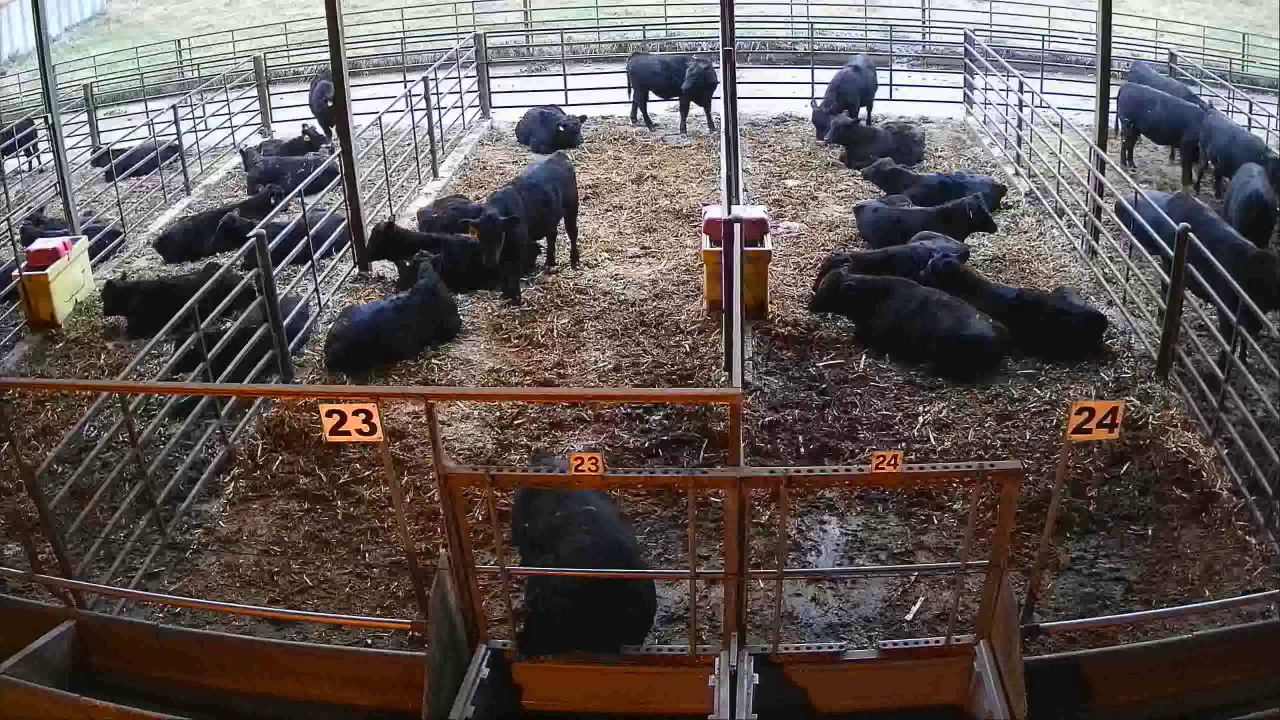
#> input picture 56486024-mask-out-ROI/1.jpg, 2560 x 1440 px (shown at 1/2 size)
$ python mask_out_ROI.py
#> lines starting #> are read from the running program, lines starting #| are printed output that depends on the picture
import cv2
import numpy as np

original_frame = cv2.imread("1.jpg")
#> original_frame is the input picture: shape (1440, 2560, 3); mean B, G, R 83.4, 85.8, 95.1
frame = original_frame.copy()

# pts - location of the 4 corners of the roi
pts = np.array([[6, 1425],[953, 20],[1934, 40], [2541,1340]])
(x,y,w,h) = cv2.boundingRect(pts)

pts = pts - pts.min(axis=0)
mask = np.zeros(original_frame.shape, np.uint8)
cv2.drawContours(mask, [pts], -1, (255, 255, 255), -1, cv2.LINE_AA)
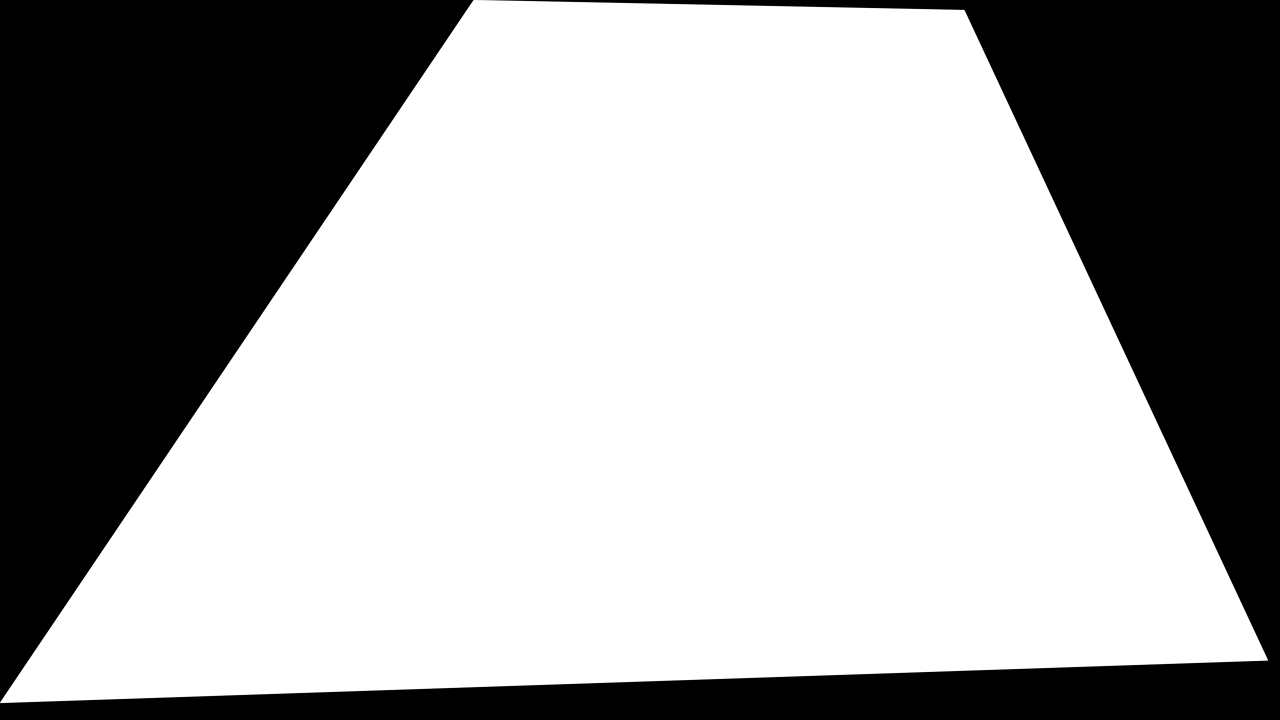
#> mask: shape (1440, 2560, 3) (shown at 1/2 size); min 0, max 255, mean 164.4
result = cv2.bitwise_and(original_frame, mask)
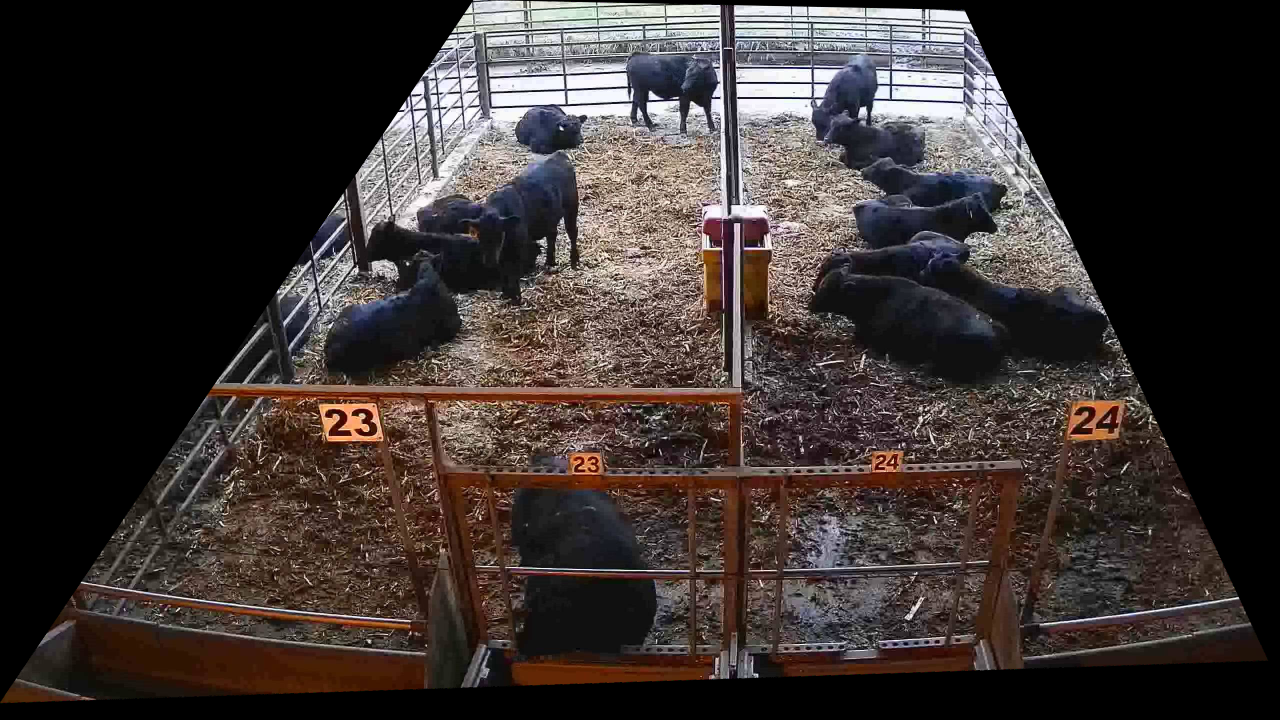
#> result: shape (1440, 2560, 3) (shown at 1/2 size); mean B, G, R 47.9, 50, 58
white_background = cv2.bitwise_not(mask)

cv2.imshow('white_background', white_background)
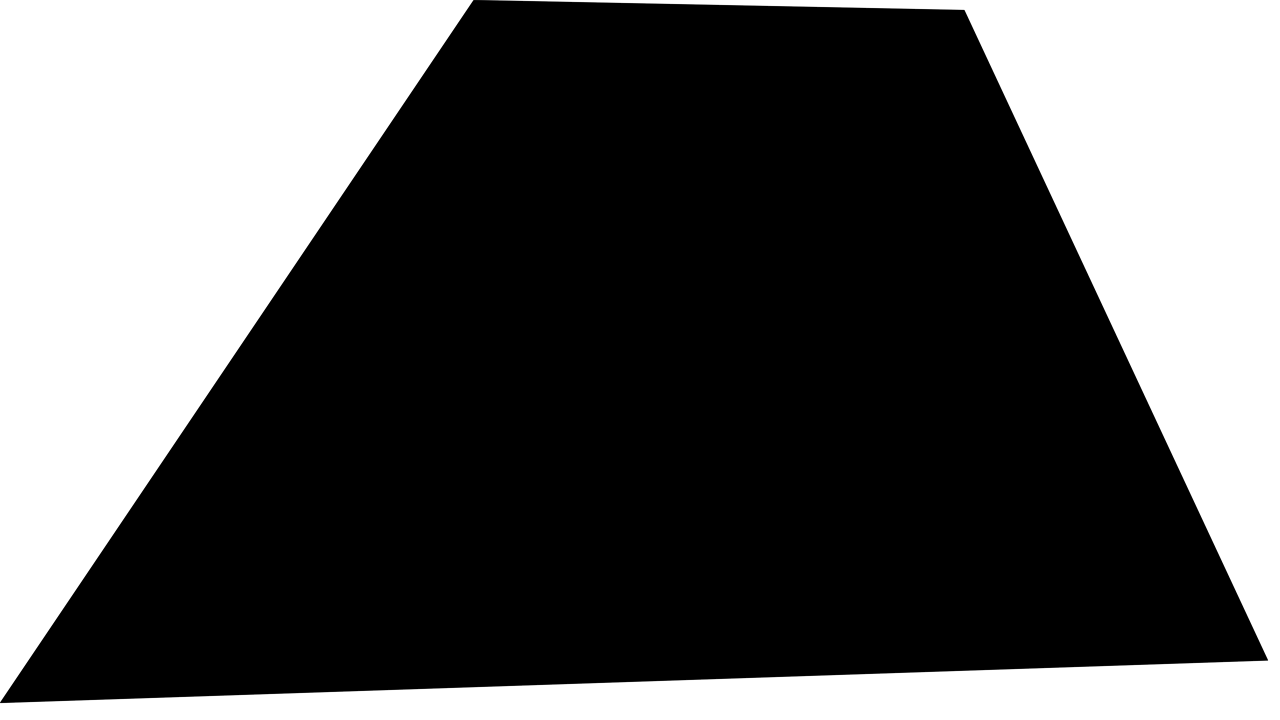
#> window 'white_background': shape (1440, 2560, 3) (shown at 1/2 size); min 0, max 255, mean 90.6
cv2.imshow('mask', mask)
cv2.imshow('result', result)
print(result.shape)
#| (1440, 2560, 3)
cv2.waitKey(0)
